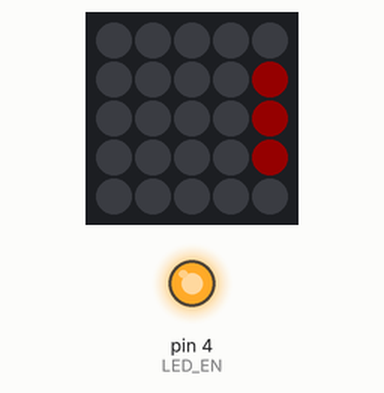
A sketch run on a simulated Arduino Uno, built with avr-gcc and run on an emulated ATmega328P. Parts: 5×5 RGB LED matrix (first LED top left, wired row by row), output pins drawn as LEDs (lit = HIGH). Dim RGB values are drawn brighter than linear.

Above: at 0.26 s.
At 1.78 s:
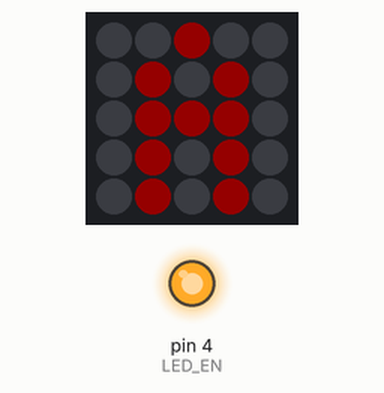
At 3.29 s:
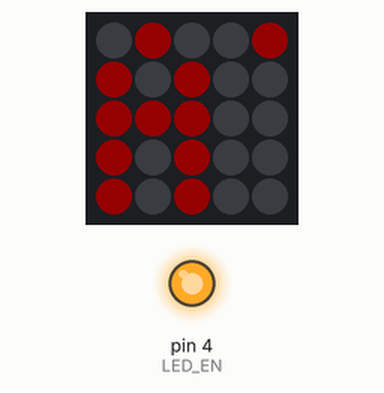
At 6.42 s:
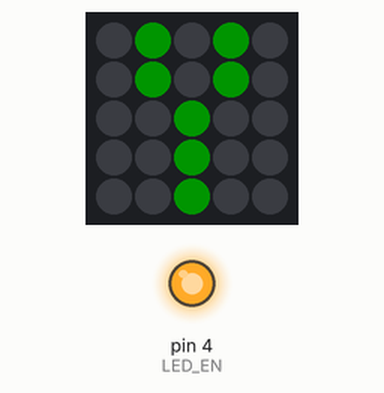
At 9.45 s:
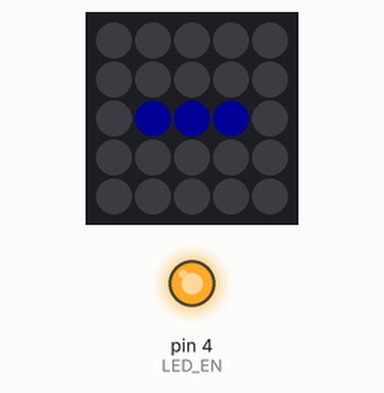
At 12.69 s:
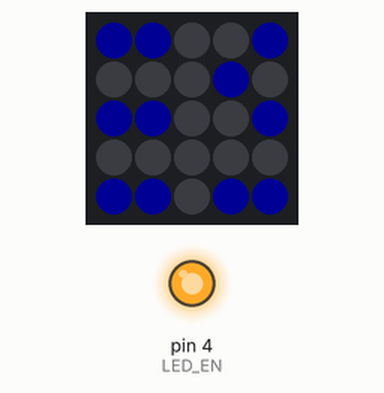

Measured:
- by itself, everything shown: repeats every 12.7 s, in 126 steps

The sketch:

FeatherS2_Neo_Demo.ino
```cpp
// Unexpected Maker FeatherS2 Neo Example code
//
// Requires the following Adafruit libraries to be installed
#include <Adafruit_GFX.h>
#include <Adafruit_NeoMatrix.h>
#include <Adafruit_NeoPixel.h>
//
#include <Fonts/TomThumb.h>

#define PIN 21
#define LED_EN 4

Adafruit_NeoMatrix matrix = Adafruit_NeoMatrix(5, 5, PIN,
  NEO_MATRIX_TOP     + NEO_MATRIX_LEFT +
  NEO_MATRIX_COLUMNS + NEO_MATRIX_PROGRESSIVE,
  NEO_GRB            + NEO_KHZ800);

const uint16_t colors[] = {
  matrix.Color(255, 0, 0), matrix.Color(0, 255, 0), matrix.Color(0, 0, 255) };

bool output = true;
int update_period = 100;
unsigned long time_now = 0;

void setup() {

  Serial.begin(115200);

  // Set the LED POWER PIN - LDO2
  // Without this, the LEDs wil have no power.
  pinMode(LED_EN, OUTPUT);
  digitalWrite(LED_EN, output);

  matrix.begin();
  matrix.setTextWrap(false);
  matrix.setBrightness(20);
  matrix.setTextColor(colors[0]);
  matrix.setFont(&TomThumb);
}

int x    = matrix.width();
int pass = 0;

void loop() {

  if(millis() - time_now > update_period)
  {
    time_now = millis();

    matrix.fillScreen(0);
    matrix.setCursor(x, 5);
    matrix.print(F("G-DAY MATES!"));
    if(--x < -36) {
      x = matrix.width();
      if(++pass >= 3) pass = 0;
      matrix.setTextColor(colors[pass]);
    }
    matrix.show();
  }
}
```
